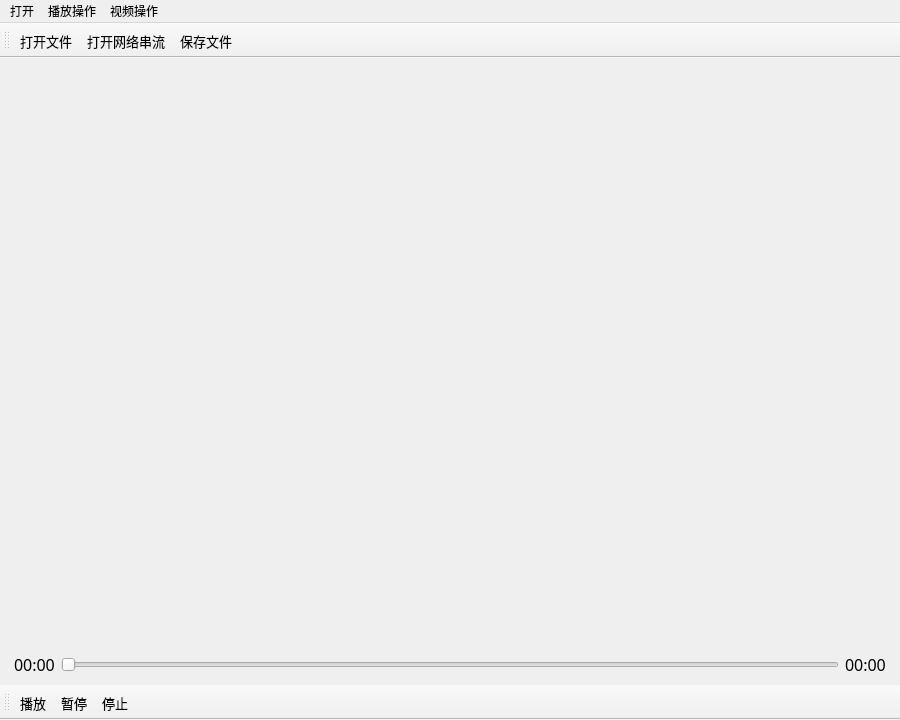
<?xml version="1.0" encoding="UTF-8"?>
<ui version="4.0">
 <class>MainWindow</class>
 <widget class="QMainWindow" name="MainWindow">
  <property name="geometry">
   <rect>
    <x>0</x>
    <y>0</y>
    <width>900</width>
    <height>720</height>
   </rect>
  </property>
  <property name="sizePolicy">
   <sizepolicy hsizetype="Expanding" vsizetype="Preferred">
    <horstretch>0</horstretch>
    <verstretch>0</verstretch>
   </sizepolicy>
  </property>
  <property name="font">
   <font>
    <family>Microsoft YaHei</family>
    <pointsize>10</pointsize>
    <stylestrategy>PreferDefault</stylestrategy>
   </font>
  </property>
  <property name="mouseTracking">
   <bool>true</bool>
  </property>
  <property name="windowTitle">
   <string>MainWindow</string>
  </property>
  <widget class="QWidget" name="centralwidget">
   <property name="font">
    <font>
     <family>Microsoft YaHei</family>
     <pointsize>12</pointsize>
     <stylestrategy>PreferDefault</stylestrategy>
    </font>
   </property>
   <layout class="QVBoxLayout" name="verticalLayout_2">
    <item>
     <layout class="QVBoxLayout" name="verticalLayout" stretch="2,0">
      <property name="leftMargin">
       <number>5</number>
      </property>
      <property name="rightMargin">
       <number>5</number>
      </property>
      <item>
       <layout class="QHBoxLayout" name="horizontalLayout_2"/>
      </item>
      <item>
       <layout class="QHBoxLayout" name="horizontalLayout_3">
        <item>
         <widget class="QLabel" name="playTime">
          <property name="text">
           <string>00:00</string>
          </property>
         </widget>
        </item>
        <item>
         <layout class="QHBoxLayout" name="horizontalLayout">
          <item>
           <widget class="mySlider" name="videoSlider">
            <property name="styleSheet">
             <string notr="true"/>
            </property>
            <property name="tracking">
             <bool>true</bool>
            </property>
            <property name="orientation">
             <enum>Qt::Horizontal</enum>
            </property>
           </widget>
          </item>
         </layout>
        </item>
        <item>
         <widget class="QLabel" name="totalTime">
          <property name="text">
           <string>00:00</string>
          </property>
         </widget>
        </item>
       </layout>
      </item>
     </layout>
    </item>
   </layout>
  </widget>
  <widget class="QMenuBar" name="menubar">
   <property name="geometry">
    <rect>
     <x>0</x>
     <y>0</y>
     <width>900</width>
     <height>21</height>
    </rect>
   </property>
   <property name="font">
    <font>
     <family>Microsoft YaHei</family>
     <pointsize>9</pointsize>
     <stylestrategy>PreferDefault</stylestrategy>
    </font>
   </property>
   <widget class="QMenu" name="menu">
    <property name="font">
     <font>
      <family>Microsoft YaHei</family>
      <pointsize>9</pointsize>
      <stylestrategy>PreferDefault</stylestrategy>
     </font>
    </property>
    <property name="title">
     <string>打开</string>
    </property>
    <addaction name="actOpenFile"/>
    <addaction name="separator"/>
    <addaction name="actOpenStream"/>
   </widget>
   <widget class="QMenu" name="menu_2">
    <property name="font">
     <font>
      <family>Microsoft YaHei</family>
      <pointsize>9</pointsize>
      <stylestrategy>PreferDefault</stylestrategy>
     </font>
    </property>
    <property name="title">
     <string>播放操作</string>
    </property>
    <addaction name="actPlay"/>
    <addaction name="actPause"/>
    <addaction name="actStop"/>
   </widget>
   <widget class="QMenu" name="menu_3">
    <property name="title">
     <string>视频操作</string>
    </property>
    <addaction name="actSaveFile"/>
   </widget>
   <addaction name="menu"/>
   <addaction name="menu_2"/>
   <addaction name="menu_3"/>
  </widget>
  <widget class="QToolBar" name="toolBar">
   <property name="windowTitle">
    <string>toolBar</string>
   </property>
   <property name="iconSize">
    <size>
     <width>32</width>
     <height>32</height>
    </size>
   </property>
   <attribute name="toolBarArea">
    <enum>BottomToolBarArea</enum>
   </attribute>
   <attribute name="toolBarBreak">
    <bool>false</bool>
   </attribute>
   <addaction name="actPlay"/>
   <addaction name="actPause"/>
   <addaction name="actStop"/>
  </widget>
  <widget class="QToolBar" name="toolBar_2">
   <property name="windowTitle">
    <string>toolBar_2</string>
   </property>
   <property name="iconSize">
    <size>
     <width>25</width>
     <height>25</height>
    </size>
   </property>
   <attribute name="toolBarArea">
    <enum>TopToolBarArea</enum>
   </attribute>
   <attribute name="toolBarBreak">
    <bool>false</bool>
   </attribute>
   <addaction name="actOpenFile"/>
   <addaction name="actOpenStream"/>
   <addaction name="actSaveFile"/>
  </widget>
  <action name="actOpenFile">
   <property name="icon">
    <iconset resource="res.qrc">
     <normaloff>:/images/OpenFile.png</normaloff>:/images/OpenFile.png</iconset>
   </property>
   <property name="text">
    <string>打开文件</string>
   </property>
   <property name="toolTip">
    <string>打开视频文件</string>
   </property>
   <property name="font">
    <font>
     <family>Microsoft YaHei</family>
    </font>
   </property>
   <property name="shortcut">
    <string>Ctrl+O</string>
   </property>
  </action>
  <action name="actOpenStream">
   <property name="icon">
    <iconset resource="res.qrc">
     <normaloff>:/images/OpenURL.png</normaloff>:/images/OpenURL.png</iconset>
   </property>
   <property name="text">
    <string>打开网络串流</string>
   </property>
   <property name="toolTip">
    <string>打开服务器URL</string>
   </property>
   <property name="font">
    <font>
     <family>Microsoft YaHei</family>
    </font>
   </property>
   <property name="shortcut">
    <string>Ctrl+I</string>
   </property>
  </action>
  <action name="actPlay">
   <property name="icon">
    <iconset resource="res.qrc">
     <normaloff>:/images/start.jpg</normaloff>:/images/start.jpg</iconset>
   </property>
   <property name="text">
    <string>播放</string>
   </property>
   <property name="toolTip">
    <string>播放</string>
   </property>
   <property name="font">
    <font>
     <family>Microsoft YaHei</family>
    </font>
   </property>
   <property name="shortcut">
    <string>Ctrl+P</string>
   </property>
  </action>
  <action name="actPause">
   <property name="icon">
    <iconset resource="res.qrc">
     <normaloff>:/images/pause.jpg</normaloff>:/images/pause.jpg</iconset>
   </property>
   <property name="text">
    <string>暂停</string>
   </property>
   <property name="toolTip">
    <string>暂停</string>
   </property>
   <property name="font">
    <font>
     <family>Microsoft YaHei</family>
    </font>
   </property>
   <property name="shortcut">
    <string>Ctrl+A</string>
   </property>
  </action>
  <action name="actStop">
   <property name="icon">
    <iconset resource="res.qrc">
     <normaloff>:/images/stop.jpg</normaloff>:/images/stop.jpg</iconset>
   </property>
   <property name="text">
    <string>停止</string>
   </property>
   <property name="toolTip">
    <string>停止</string>
   </property>
   <property name="font">
    <font>
     <family>Microsoft YaHei</family>
    </font>
   </property>
   <property name="shortcut">
    <string>Ctrl+T</string>
   </property>
  </action>
  <action name="actSaveFile">
   <property name="checkable">
    <bool>true</bool>
   </property>
   <property name="icon">
    <iconset resource="res.qrc">
     <normaloff>:/images/fileSave.png</normaloff>:/images/fileSave.png</iconset>
   </property>
   <property name="text">
    <string>保存文件</string>
   </property>
   <property name="toolTip">
    <string>保存视频文件</string>
   </property>
   <property name="shortcut">
    <string>Ctrl+S</string>
   </property>
  </action>
 </widget>
 <customwidgets>
  <customwidget>
   <class>mySlider</class>
   <extends>QSlider</extends>
   <header location="global">myslider.h</header>
  </customwidget>
 </customwidgets>
 <resources>
  <include location="res.qrc"/>
 </resources>
 <connections/>
</ui>
